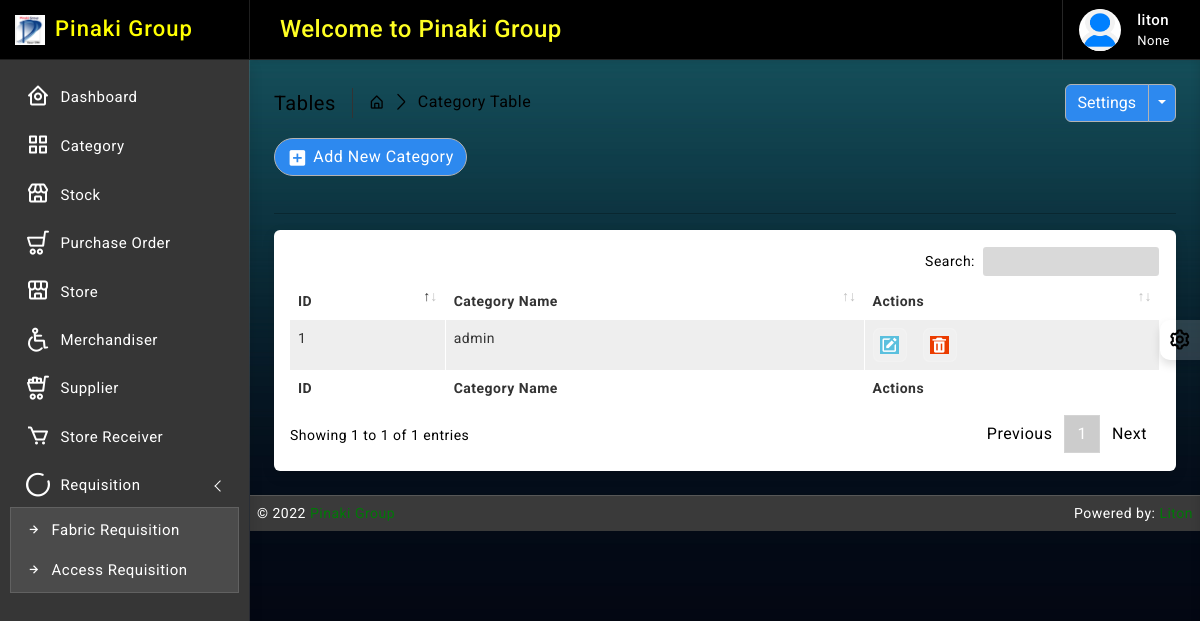
The app's page /category/ (signed in), older data.
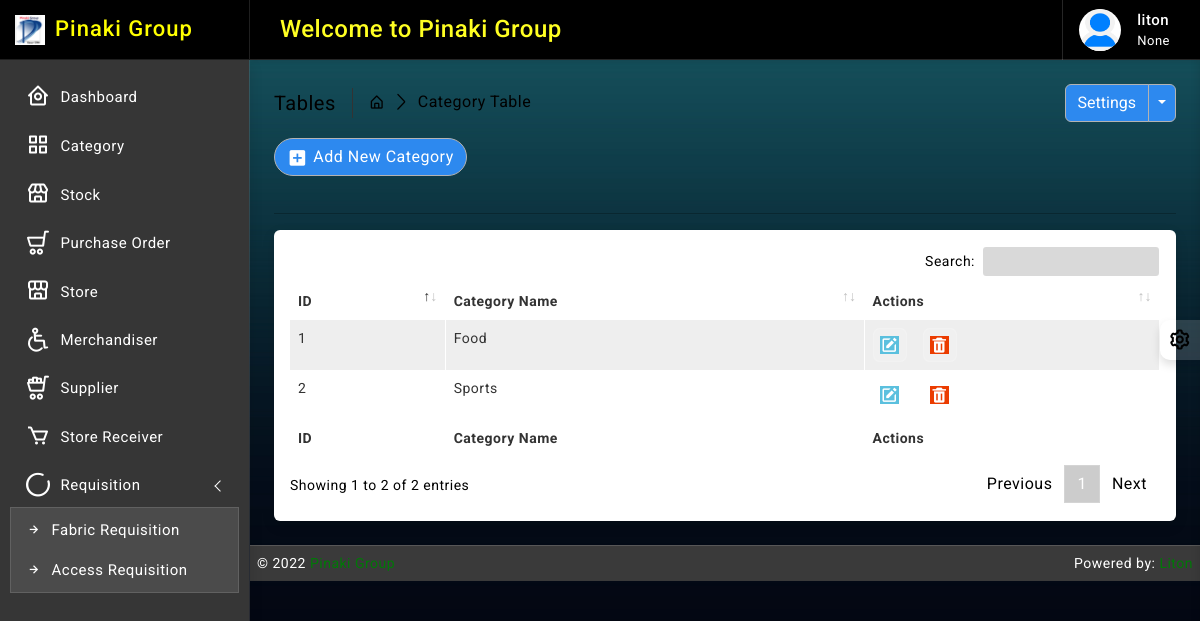
The same page, newer data.
### accounts/models.py (models this page shows, shortened)
class Profile(models.Model):
    user = models.OneToOneField(User, on_delete=models.CASCADE, null=True, blank=True, related_name="profile")
    full_name = models.CharField(max_length=64, null=True, blank=True)
    img_profile = models.ImageField(upload_to='profile', default='default.png', null=True, blank=True)
    phone = models.CharField(max_length=32, null=True, blank=True, unique=True)
    designation = models.CharField("Designation", max_length=50, null=True, blank=True)
    dob = models.DateField(default=None, null=True, blank=True)
    created_at = models.DateTimeField(auto_now_add=True, auto_now=False)
    updated_at = models.DateTimeField(auto_now_add=False, auto_now=True)

### category/models.py (models this page shows, shortened)
class Category(models.Model):
    name = models.CharField(max_length=64, null=True, unique=True, blank=True)
    created_at = models.DateTimeField(auto_now_add=True, auto_now=False)
    updated_at = models.DateTimeField(auto_now_add=False, auto_now=True)

### accounts/decorators.py (the view)
        def wrapper_func(request, *args, **kwargs):
            group = None
            if request.user.groups.exists():
                group = request.user.groups.all()[0].name
            if group in allowed_roles:
                return view_func(request, *args, **kwargs)
            else:
                return render(request, 'accounts/index.html')

### category/views.py (called while the page is built)
@login_required
@allowed_users(allowed_roles=['admin', 'merchandiser', 'store'])
def category_read(request):
    category_data = Category.objects.all().order_by('-id')
    context = {
        'category_data': category_data
    }
    return render(request, 'category/read.html', context)

### templates/category/read.html (shortened to what this page needs)
{% extends 'base/base.html' %}
{% block body %}
{% load static %}
		<div class="page-wrapper">
			<div class="page-content">
				<div class="page-breadcrumb d-none d-sm-flex align-items-center mb-3">
					<div class="breadcrumb-title pe-3">Tables</div>
					<div class="ps-3">
						<nav aria-label="breadcrumb">
							<ol class="breadcrumb mb-0 p-0">
								<li class="breadcrumb-item"><a href="#"><i class="bx bx-home-alt"></i></a>
								</li>
								<li class="breadcrumb-item active" aria-current="page">Category Table</li>
							</ol>
						</nav>
					</div>
					<div class="ms-auto">
						<div class="btn-group">
							<button type="button" class="btn btn-light">Settings</button>
							<button type="button" class="btn btn-light dropdown-toggle dropdown-toggle-split" data-bs-toggle="dropdown">	<span class="visually-hidden">Toggle Dropdown</span>
							</button>
						</div>
					</div>
				</div>
                <div class="ms-auto"><a href="/category/create/" class="btn btn-light radius-30 mt-2 mt-lg-0"><i class="bx bxs-plus-square"></i>Add New Category</a></div><br>
				<hr/>
				<div class="card">
					<div class="card-body">
						<div class="table-responsive">
							<table id="example2" class="table table-striped table-bordered">
								<thead>
									<tr>
										<th>ID</th>
										<th>Category Name</th>
										<th>Actions</th>
									</tr>
								</thead>
								<tbody>
									{% for data in category_data %}
									<tr>
									   <td>{{ data.id }}</td>
									   <td>{{ data.name }}</td>
									   <td class="center">
										<div class="d-flex order-actions">
											<a class="" href="{% url 'category_update' data.id %}">
												<i class='bx bxs-edit'></i>
											</a>
											<a class="ms-3" href="{% url 'category_delete' data.id %}" onclick="return confirm('Are you sure?');">
												<i class='bx bxs-trash'></i>
											</a>
										</div>
									   </td>
									</tr>
								 {% endfor %}
								</tbody>
								<tfoot>
									<tr>
										<th>ID</th>
										<th>Category Name</th>
										<th>Actions</th>
									</tr>
								</tfoot>
							</table>
						</div>
					</div>
				</div>
			</div>
		</div>
{% endblock body %}

### templates/base/base.html (shortened to what this page needs)
{% load static %}
<!DOCTYPE html>
<html lang="en">
<head>
    {% include 'base/header.html' %}
</head>
<body class="bg-theme bg-theme2">
    <div class="wrapper">
        {% include 'base/slider.html' %}
        {% include 'base/navbar.html' %}
        {% block body %}
        {% endblock body %}
        {% include 'base/footer.html' %}
    </div>
    {% include 'base/switcher.html' %}
</body>
</html>

### templates/base/header.html (shortened to what this page needs)
{% load static %}
<link href="{% static 'plugins/simplebar/css/simplebar.css' %}" rel="stylesheet" />
<link href="{% static 'plugins/perfect-scrollbar/css/perfect-scrollbar.css' %}" rel="stylesheet" />
<link href="{% static 'plugins/metismenu/css/metisMenu.min.css' %}" rel="stylesheet" />
<link href="{% static 'plugins/datatable/css/dataTables.bootstrap5.min.css' %}" rel="stylesheet" />
<link href="{% static 'css/bootstrap.min.css' %}" rel="stylesheet">
<link href="{% static 'css/bootstrap-extended.css' %}" rel="stylesheet">
<link href="{% static 'css/app.css' %}" rel="stylesheet">
<link href="{% static 'css/icons.css' %}" rel="stylesheet">

### templates/base/slider.html (shortened to what this page needs)
{% load static %}
		<div class="sidebar-wrapper" data-simplebar="true">
			<div class="sidebar-header">
				<div>
					<img src="{% static 'images/logo-icon.png' %}" class="logo-icon" alt="logo icon">
				</div>
				<div>
					<h4 class="logo-text">Pinaki Group</h4>
				</div>
				<div class="toggle-icon ms-auto"><i class='bx bx-arrow-to-left'></i>
				</div>
			</div>
			<ul class="metismenu" id="menu">
				<li>
					<a href="{% url 'home' %}">
						<div class="parent-icon"><i class='bx bx-home-circle'></i>
						</div>
						<div class="menu-title">Dashboard</div>
					</a>
				</li>
				{% for group in user.groups.all %}
				{% if group.name == "merchandiser" %}
						<li>
							<a href="{% url 'merchandiser_read' %}">
								<div class="parent-icon"><i class="lni lni-wheelchair"></i>
								</div>
								<div class="menu-title">Merchandiser</div>
							</a>
						</li>
						<li>
							<a href="/supplier/create/">
								<div class="parent-icon"><i class='lni lni-cart-full'></i>
								</div>
								<div class="menu-title">Supplier</div>
							</a>
						</li>
					{% else %}
					<li>
						<a href="{% url 'category_read' %}">
							<div class="parent-icon"><i class='bx bx-grid-alt'></i>
							</div>
							<div class="menu-title">Category</div>
						</a>
					</li>
					<li>
						<a href="{% url 'stock_read' %}">
							<div class="parent-icon"><i class="fadeIn animated bx bx-store"></i>
							</div>
							<div class="menu-title">Stock</div>
						</a>
					</li>
					<li>
						<a href="{% url 'po_read' %}">
							<div class="parent-icon"><i class="lni lni-cart"></i>
							</div>
							<div class="menu-title">Purchase Order</div>
						</a>
					</li>
					<li>
						<a href="{% url 'store_read' %}">
							<div class="parent-icon"><i class="fadeIn animated bx bx-store-alt"></i>
							</div>
							<div class="menu-title">Store</div>
						</a>
					</li>
					<li>
						<a href="{% url 'merchandiser_read' %}">
							<div class="parent-icon"><i class="lni lni-wheelchair"></i>
							</div>
							<div class="menu-title">Merchandiser</div>
						</a>
					</li>
					<li>
						<a href="/supplier/create/">
							<div class="parent-icon"><i class='lni lni-cart-full'></i>
							</div>
							<div class="menu-title">Supplier</div>
						</a>
					</li>
						<li>
							<a href="{% url 'storeRec_read' %}">
								<div class="parent-icon"><i class='bx bx-cart'></i>
								</div>
								<div class="menu-title">Store Receiver</div>
							</a>
						</li>
						<li>
							<a href="javascript:;" class="has-arrow">
								<div class="parent-icon"><i class='lni lni-spiner-solid'></i>
								</div>
								<div class="menu-title">Requisition</div>
							</a>
							<ul>
								<li> <a href="{% url 'fabricr_read' %}"><i class="bx bx-right-arrow-alt"></i>Fabric Requisition</a>
								</li>
								<li> <a href="{% url 'ar_read' %}"><i class="bx bx-right-arrow-alt"></i>Access Requisition</a>
								</li>
							</ul>
						</li>
					{% endif %}
				{% endfor %}
			</ul>
		</div>

### templates/base/navbar.html (shortened to what this page needs)
{% load static %}
		<header>
			<div class="topbar d-flex align-items-center">
				<nav class="navbar navbar-expand">
					<div class="search-bar flex-grow-1">
						<div class="position-relative search-bar-box">
							<marquee behavior="" direction="">
								<h4 style="color:#FFFF22"class="my-4">Welcome to Pinaki Group</h4>
							</marquee>
						</div>
					</div>
					<div class="user-box dropdown">
						<a class="d-flex align-items-center nav-link dropdown-toggle dropdown-toggle-nocaret" href="#" role="button" data-bs-toggle="dropdown" aria-expanded="false">
							<img src="{{ user.profile.img_profile.url }}" class="user-img" alt="user avatar">
							<div class="user-info ps-3">
								<p class="user-name mb-0">{{request.user}}</p>
								<p class="designattion mb-0">{{ user.profile.designation }}</p>
							</div>
						</a>
					</div>
				</nav>
			</div>
		</header>

### templates/base/footer.html
{% load static %}
<footer class="page-footer">
    <p>
        <span style="text-align:left;float:left">&copy; 2022 <a href="https://pinakigroup.com/" alt="Bootstrap Themes">Pinaki Group</a></span>
        <span class="hidden-phone" style="text-align:right;float:right">Powered by: <a href="https://www.linkedin.com/in/litonbairaggi" alt="Bootstrap Admin Templates">Liton</a></span>
    </p>
</footer>

### templates/base/switcher.html (shortened to what this page needs)
{% load static %}
	<div class="switcher-wrapper">
		<div class="switcher-btn"> <i class='bx bx-cog bx-spin'></i>
		</div>
	</div>

### templates/base/js.html (shortened to what this page needs)
{% load static %}

Row changes from the older to the newer data that the page shows:
added Category: id "2", name "Sports"
changed Category id 1: name "admin" → "Food"
Text that changed along with them:
text written by a page script: "Search: Showing 1 to 1 of 1 entries Previous 1 Next" → "Search: Showing 1 to 2 of 2 entries Previous 1 Next"
